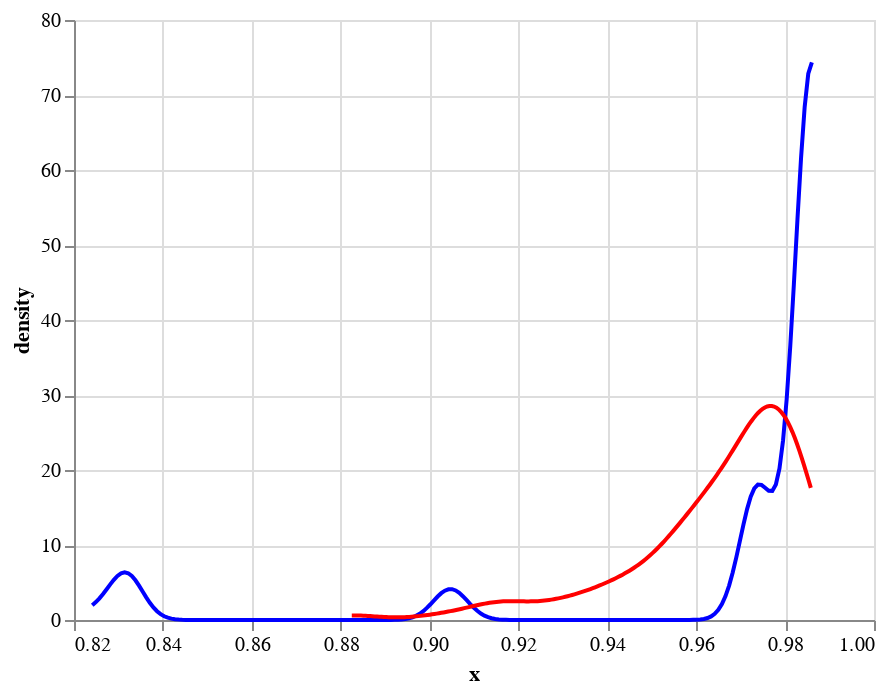

The notebook cell this image was saved under:
### Code cell
non_parametric_histogram_chart + parametric_histogram_chart

### Figure 1 — Vega-Lite specification as saved in the notebook (floating-point values rounded to 4 significant figures)
{"config": {"view": {"continuousWidth": 400, "continuousHeight": 300}}, "layer": [{"data": {"name": "data-a6273eb01b095200faec83f61d7f8283"}, "mark": {"type": "line", "color": "blue", "filled": false}, "encoding": {"x": {"type": "quantitative", "field": "x"}, "y": {"type": "quantitative", "field": "density"}}, "transform": [{"density": "x", "as": ["x", "density"]}]}, {"data": {"name": "data-f5fed365c6b048528300ae6d88365601"}, "mark": {"type": "line", "color": "red", "filled": false}, "encoding": {"x": {"type": "quantitative", "field": "x"}, "y": {"type": "quantitative", "field": "density"}}, "transform": [{"density": "x", "as": ["x", "density"]}]}], "$schema": "https://vega.github.io/schema/vega-lite/v4.8.1.json", "datasets": {"data-a6273eb01b095200faec83f61d7f8283": [{"x": 0.9737}, {"x": 0.9047}, {"x": 0.986}, {"x": 0.986}, {"x": 0.986}, {"x": 0.986}, {"x": 0.9737}, {"x": 0.986}, {"x": 0.9737}, {"x": 0.8316}, {"x": 0.986}, {"x": 0.986}, {"x": 0.986}, {"x": 0.986}, {"x": 0.986}, {"x": 0.9737}, {"x": 0.986}, {"x": 0.9737}, {"x": 0.986}, {"x": 0.986}, {"x": 0.986}, {"x": 0.986}, {"x": 0.986}, {"x": 0.8316}, {"x": 0.986}, {"x": 0.986}, {"x": 0.9737}, {"x": 0.986}, {"x": 0.986}, {"x": 0.986}, {"x": 0.986}, {"x": 0.8316}, {"x": 0.986}, {"x": 0.986}, {"x": 0.986}, {"x": 0.986}, {"x": 0.986}, {"x": 0.986}, {"x": 0.8316}, {"x": 0.8241}, {"x": 0.986}, {"x": 0.986}, {"x": 0.986}, {"x": 0.9737}, {"x": 0.986}, {"x": 0.986}, {"x": 0.986}, {"x": 0.986}, {"x": 0.9737}, {"x": 0.986}, {"x": 0.986}, {"x": 0.986}, {"x": 0.986}, {"x": 0.9737}, {"x": 0.986}, {"x": 0.986}, {"x": 0.986}, {"x": 0.986}, {"x": 0.986}, {"x": 0.986}, {"x": 0.8316}, {"x": 0.986}, {"x": 0.986}, {"x": 0.9047}, {"x": 0.986}, {"x": 0.986}, {"x": 0.9737}, {"x": 0.986}, {"x": 0.986}, {"x": 0.986}, {"x": 0.9737}, {"x": 0.986}, {"x": 0.986}, {"x": 0.986}, {"x": 0.986}, {"x": 0.986}, {"x": 0.9737}, {"x": 0.9737}, {"x": 0.986}, {"x": 0.9047}, {"x": 0.986}, {"x": 0.986}, {"x": 0.986}, {"x": 0.986}, {"x": 0.9737}, {"x": 0.9737}, {"x": 0.986}, {"x": 0.986}, {"x": 0.986}, {"x": 0.986}, {"x": 0.986}, {"x": 0.9737}, {"x": 0.986}, {"x": 0.986}, {"x": 0.986}, {"x": 0.986}, {"x": 0.8316}, {"x": 0.986}, {"x": 0.9737}, {"x": 0.9047}], "data-f5fed365c6b048528300ae6d88365601": [{"x": 0.9626}, {"x": 0.9651}, {"x": 0.9775}, {"x": 0.929}, {"x": 0.9704}, {"x": 0.9594}, {"x": 0.9494}, {"x": 0.9694}, {"x": 0.9849}, {"x": 0.9734}, {"x": 0.9803}, {"x": 0.9813}, {"x": 0.9829}, {"x": 0.9782}, {"x": 0.9825}, {"x": 0.9644}, {"x": 0.9672}, {"x": 0.9791}, {"x": 0.9211}, {"x": 0.9727}, {"x": 0.9323}, {"x": 0.9761}, {"x": 0.8825}, {"x": 0.9308}, {"x": 0.9431}, {"x": 0.971}, {"x": 0.9655}, {"x": 0.9808}, {"x": 0.9807}, {"x": 0.9388}, {"x": 0.9497}, {"x": 0.961}, {"x": 0.9151}, {"x": 0.9167}, {"x": 0.9734}, {"x": 0.955}, {"x": 0.9774}, {"x": 0.9791}, {"x": 0.9708}, {"x": 0.976}, {"x": 0.9547}, {"x": 0.939}, {"x": 0.9837}, {"x": 0.9766}, {"x": 0.9034}, {"x": 0.9751}, {"x": 0.9533}, {"x": 0.9668}, {"x": 0.9791}, {"x": 0.9754}, {"x": 0.9635}, {"x": 0.9761}, {"x": 0.9794}, {"x": 0.9772}, {"x": 0.9728}, {"x": 0.9531}, {"x": 0.9613}, {"x": 0.9858}, {"x": 0.9793}, {"x": 0.9823}, {"x": 0.9808}, {"x": 0.9581}, {"x": 0.9839}, {"x": 0.9576}, {"x": 0.9833}, {"x": 0.9587}, {"x": 0.9577}, {"x": 0.9711}, {"x": 0.9749}, {"x": 0.9645}, {"x": 0.9482}, {"x": 0.9843}, {"x": 0.954}, {"x": 0.9723}, {"x": 0.9656}, {"x": 0.9685}, {"x": 0.98}, {"x": 0.979}, {"x": 0.9711}, {"x": 0.9408}, {"x": 0.985}, {"x": 0.9779}, {"x": 0.9805}, {"x": 0.9606}, {"x": 0.9841}, {"x": 0.9661}, {"x": 0.9742}, {"x": 0.9755}, {"x": 0.9438}, {"x": 0.9678}, {"x": 0.9464}, {"x": 0.9132}, {"x": 0.9769}, {"x": 0.9585}, {"x": 0.9858}, {"x": 0.9756}, {"x": 0.981}, {"x": 0.9706}, {"x": 0.9848}, {"x": 0.9631}]}}
